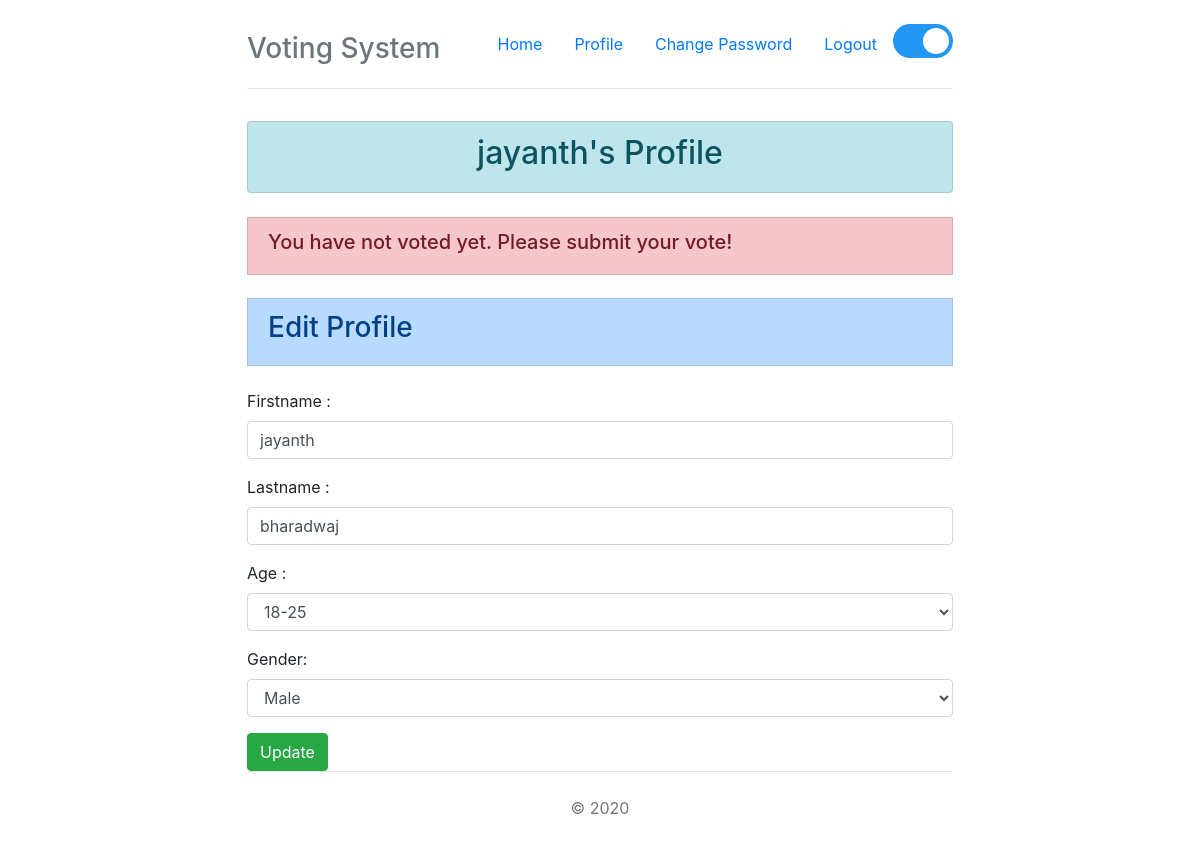
Before: /profile.php (signed in) with the older database file.
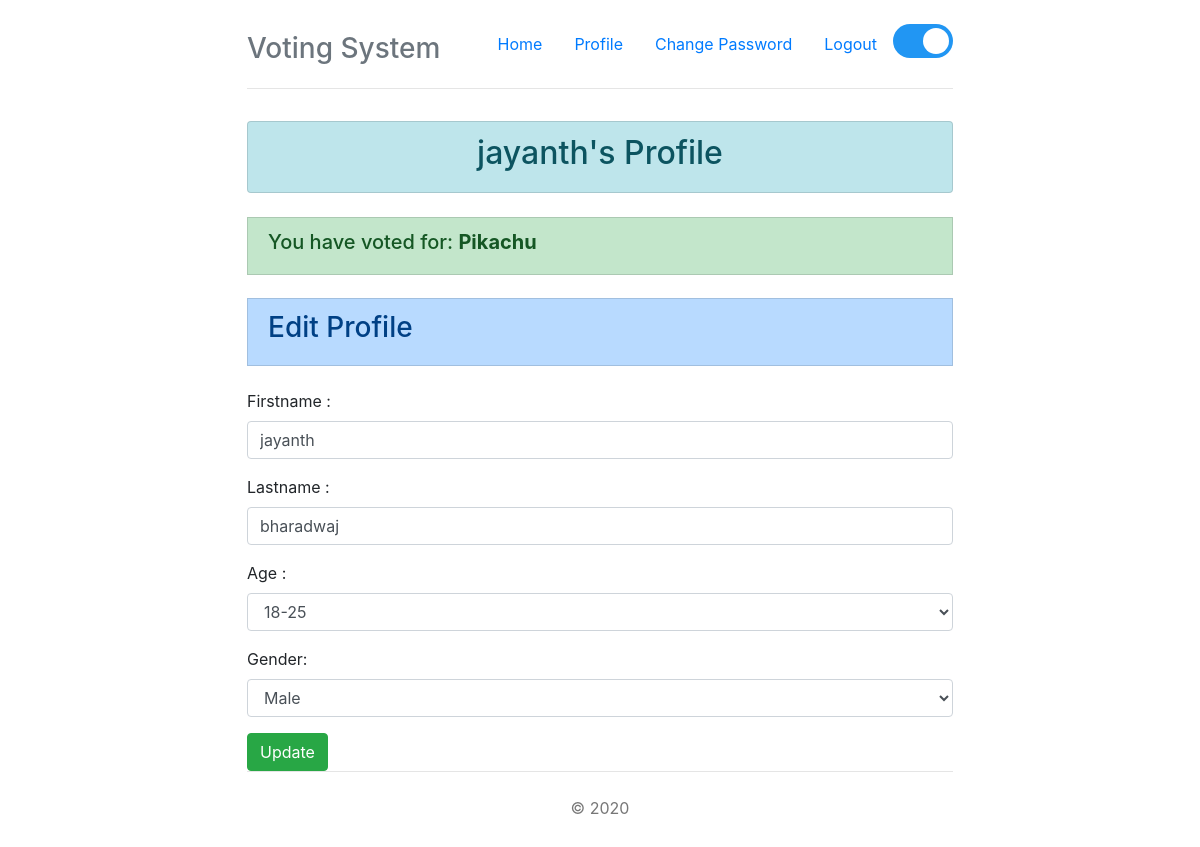
After: the same page with the newer database file.
### tables this page shows
CREATE TABLE `votings` (
  `votingId` int(11) NOT NULL,
  `voterName` varchar(255) NOT NULL,
  `voteTo` varchar(255) NOT NULL,
  `votedOn` datetime NOT NULL DEFAULT current_timestamp(),
  `voterGender` varchar(255) NOT NULL,
  `voterAgeRange` varchar(255) NOT NULL
);

### profile.php (the view, shortened to what this page needs)
<?php
include "head.php";
?>
<body>
  <div class="container">
    <?php include "navbar.php"; ?>
    <?php if ($_SESSION) {
      if ($_SESSION['rank'] == 'voter') {
        include "connection.php";
        $name = $_SESSION['name'];
        $uq = "SELECT * from users WHERE username = '$name'";
        $uqr = mysqli_query($conn, $uq);
        if (mysqli_num_rows($uqr) > 0) {
          while ($row = mysqli_fetch_array($uqr)) {
            $firstname = $row['firstName'];
            $lastname = $row['lastName'];
            $age = $row['ageRange'];
            $gender = $row['gender'];
          }
        }
    ?>
        <ul class="list-group">
          <center>
            <li class="list-group-item list-group-item-info">
              <h2> <?php echo $name; ?>'s Profile</h2>
            </li>
          </center>
        </ul>
        <br />
        <?php
        $vq = "SELECT voteTo from votings WHERE voterName = '$name'";
        $vqr = mysqli_query($conn, $vq);
        if (mysqli_num_rows($vqr) == 1) {
          $row = mysqli_fetch_assoc($vqr); ?>
          <li class="list-group-item list-group-item-success">
            <h5>You have voted for: <b><?php echo $row['voteTo']; ?></b></h5>
          </li>
        <?php } else { ?>
          <li class="list-group-item list-group-item-danger">
            <h5>You have not voted yet. Please submit your vote!</h5>
          </li>
        <?php }
        ?>
        <br />
        <li class="list-group-item list-group-item-primary">
          <h3>Edit Profile</h3>
        </li>
        <br />
        <form action="update_action.php" method="post" id="updateuser">
          <div class="form-group">
            <label for="firstname"> Firstname :</label>
            <input type="text" class="form-control" placeholder="Enter firstname" id="firstname" name="firstname" value="<?php echo $firstname; ?>" required>
          </div>
          <div class="form-group">
            <label for="lastname"> Lastname :</label>
            <input type="text" class="form-control" placeholder="Enter lastname" id="lastname" name="lastname" value="<?php echo $lastname; ?>" required>
          </div>
          <div class=" form-group">
            <label for="age"> Age :</label>
            <select class="form-control" id="age" name="age" required>
              <option value="18-25" <?php if ($age == '18-25') {
                                      echo "selected";
                                    } ?>>18-25</option>
            </select>
          </div>
          <div class=" form-group">
            <label for="gender">Gender:</label>
            <select class="form-control" id="gender" name="gender" required>
              <option value="male" <?php if ($gender == 'male') {
                                      echo "selected";
                                    } ?>>Male</option>
            </select>
          </div>
          <input type="submit" class="btn btn-success" name="update" value="Update">
        </form>
    <?php }
    } else {
      echo "You don't have Access";
    } ?>
    <?php include "footer.php"; ?>
</body>

Changed rows visible on the page:
added votings: voteTo "Pikachu"
Other visible differences:
text no longer shown: "You have not voted yet. Please submit your vote!"
text now shown: "You have voted for:"
